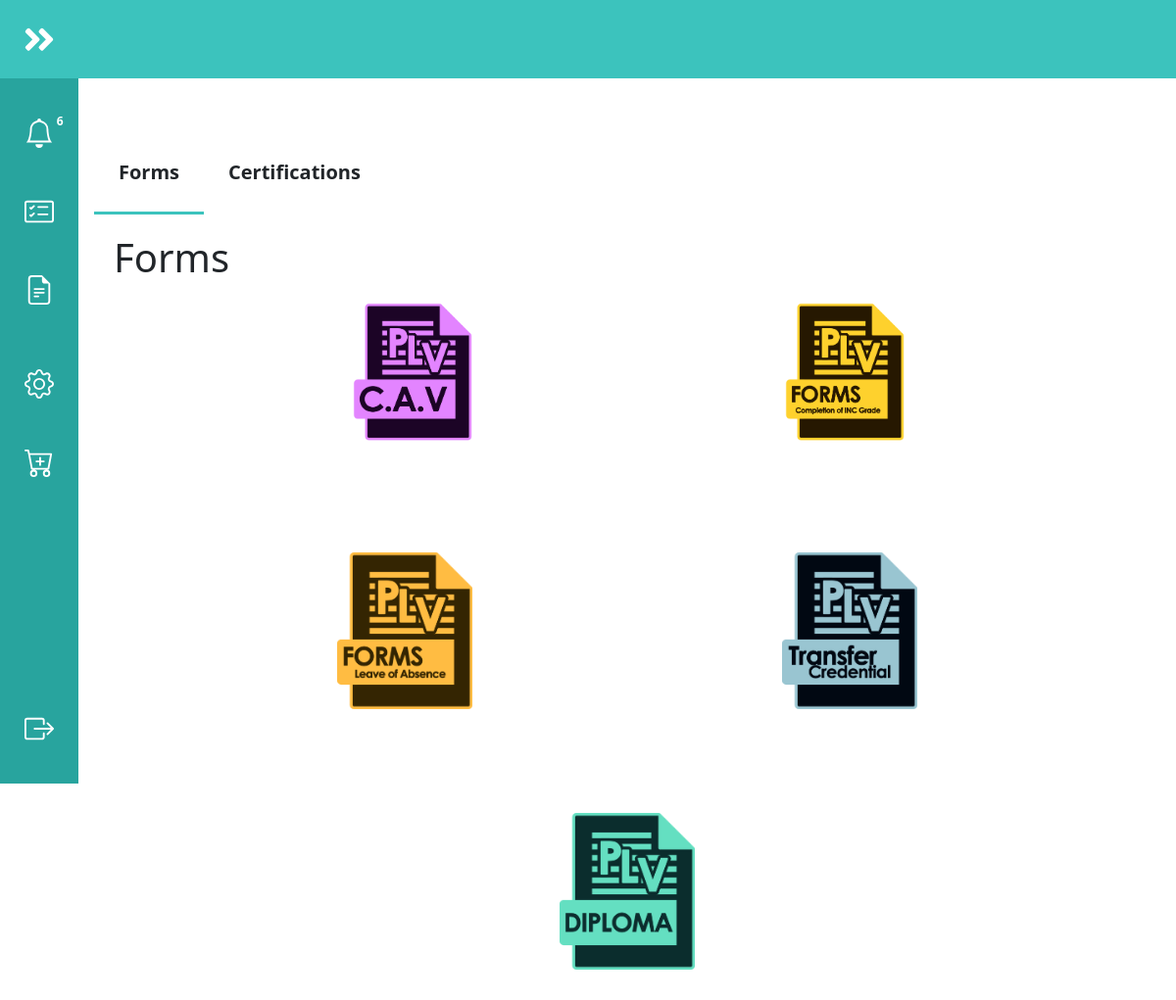
The page /student/studentDocs.php (signed in) on the database its author committed.
### tables this page shows
CREATE TABLE `document_tbl` (
  `document_id` int(11) NOT NULL,
  `document_name` varchar(30) NOT NULL,
  `document_pricePerPageInPhp` int(11) NOT NULL,
  `document_pages` int(11) NOT NULL,
  `document_processDays` int(3) NOT NULL,
  `document_icon` varchar(100) NOT NULL,
  `isDeleted` int(11) NOT NULL
);

### student/studentDocs.php (the view, shortened to what this page needs)
<html>
<head>
    <link rel="stylesheet" href="css/studentDocs.css" />
    <link href="https://cdn.jsdelivr.net/npm/bootstrap@5.0.1/dist/css/bootstrap.min.css" rel="stylesheet">
  </head>
  <body>
    <?php
      include('includes/navbar.php');
    ?>
    <div class="secondNav">
      <ul>
        <li style="float:left"><a href="#about"> <img src="image/plvdocxiconleft.png" class="plvicon"></a></li>
      </ul>
    </div>
    <main>
        <div class="mytabs">
            <label for="tabfree">Forms</label>
            <div class="tab">
              <h2>Forms</h2>
                <div class="wrapper">
                    <div class="img-area">
                            <?php
                              $connection = mysqli_connect("localhost","root","","plvdocx_db");
                              $query = "SELECT *
                                        FROM document_tbl
                                        WHERE isDeleted = 0";
                              $query_run = mysqli_query($connection, $query);
                              if(mysqli_num_rows($query_run) > 0){
                                while($row = mysqli_fetch_assoc($query_run)){
                            ?>
                              <div class="single-img">
                                <button id="docx_modal" class="btnImage" onclick="showModal(this);" name="doc_btn" value="<?php echo $row['document_id'] ?>">
                                  <img src="<?php echo $row['document_icon'] ?>" class="imgsize">
                                </button>
                              </div>
                            <?php
                                }
                              }
                              else{
                                echo "No items to be displayed";
                              }
                            ?>
                    </div>
                </div>
            </div>
            <label for="tabsilver">Certifications</label>
          </div>
    </main>
  </body>
  </html>

### student/includes/navbar.php (shortened to what this page needs)
<nav class="navbarCustom">
      <ul class="navbar-navCustom">
        <li class="logo">
          <a href="#" class="nav-linkCustom">
          </a>
        </li>
        <li class="nav-itemCustom">
          <a href="notification.php" class="nav-linkCustom">
            <span class="badge"><?php echo $_SESSION['notification_number'] ?></span>
          </a>
        </li>
        <li class="nav-itemCustom">
          <a href="status.php" class="nav-linkCustom">
          </a>
        </li>
        <li class="nav-itemCustom">
          <form id="studentDocs" action="includes/clear_status.php" method="post">
            <a href="javascript:document.getElementById('studentDocs').submit();" id="document" class="nav-linkCustom">
            </a>
            </form>
          </li>
        <li class="nav-itemCustom">
          <a href="accountsettings.php" class="nav-linkCustom">
          </a>
        </li>
        <li class="nav-itemCustom">
          <a href="cart.php" class="nav-linkCustom">
          </a>
        </li>
        <li class="nav-itemCustom">
          <form id="logout" action="logout.php" method="post">
            <a href="javascript:document.getElementById('logout').submit();" class="nav-linkCustom">
            </a>
          </form>
        </li>
    </nav>
    <div class="secondNav">
      <ul>
        <li style="float:left"><a href="#about"> <img src="image/plvdocxiconleft.png" class="plvicon"></a></li>
      </ul>
    </div>

### student/css/studentDocs.css (style rules this page uses)
:root { font-size: 16px; font-family: 'Open Sans'; --text-primary: #b6b6b6; --text-secondary: #ececec; --bg-primary: #23232e; --bg-secondary: #141418; --transition-speed: 600ms; }
body { color: black; margin: 0; padding: 0; }
main { margin-left: 5rem; padding: 1rem; padding-bottom: 10vh; }
.navbarCustom { position: fixed; background-color: #28A49E; transition: width 600ms ease; overflow: hidden; z-index: 3; }
.navbar-navCustom { list-style: none; padding: 0; margin: 0; display: flex; flex-direction: column; align-items: center; height: 100%; }
.nav-itemCustom { width: 100%; }
.nav-itemCustom:last-child { margin-top: auto; }
.nav-linkCustom { display: flex; align-items: center; height: 5rem; color: white; text-decoration: none; filter: white opacity(0.7); transition: var(--transition-speed); }
.nav-linkCustom svg { width: 2rem; min-width: 2rem; margin: 0 1.5rem; }
.logo { font-weight: bold; text-transform: uppercase; margin-bottom: 1rem; text-align: center; color: var(--text-secondary); background: #3CC3BD; font-size: 1.5rem; letter-spacing: 0.3ch; width: 100%; }
.logo svg { transform: rotate(0deg); transition: var(--transition-speed); }
@media only screen and (min-width: 600px) { .navbarCustom { top: 0; width: 5rem; height: 100vh; } }
.wrapper { position: relative; top:0vh; }
.img-area { display: flex; flex-wrap: wrap; flex-direction: row; align-items: center; justify-content: center; }
.single-img { padding: 0 150px 100px; }
.imgsize { height: 20vh; }
.btnImage { background-color: transparent; border-color: transparent; }
.mytabs { display: flex; flex-wrap: wrap; max-width: 200vh; margin-top: 15vh; font-size: 2.5vh; }
.mytabs label { padding: 25px; font-weight: bold; }
.mytabs .tab { width: 100%; padding: 20px; order: 1; display: none; justify-content: center; }
.mytabs .tab h2 { font-size: 2em; }
.mytabs input[type='radio']:checked + label + .tab { display: block; }
.mytabs input[type="radio"]:checked + label { border-bottom:#3cc3bd solid 3px; }
.secondNav { background-color: #3CC3BD; height: 80px; text-decoration: none; position: fixed; width: 100%; z-index: 1; }
.secondNav ul { list-style-type: none; margin: 0; padding: 0; overflow: hidden; background-color: transparent; }

### student/studentDocs.php (style rules this page uses)
.badge { position: relative; right: 30px; top: -1vh; color: #fff; }

### rows shown on the page
document_tbl: $row['document_id'] 1 (drawn), document_icon (picture)
document_tbl: $row['document_id'] 2 (drawn), document_icon (picture)
document_tbl: $row['document_id'] 3 (drawn), document_icon (picture)
document_tbl: $row['document_id'] 4 (drawn), document_icon (picture)
document_tbl: $row['document_id'] 5 (drawn), document_icon (picture)

### other values the page prints
$_SESSION['notification_number'] "6"
